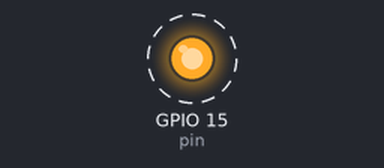
The program below on a simulated ESP32 board running MicroPython. Shown: output pins drawn as LEDs (lit = HIGH). Dashed ring = blinking. What the program prints to the serial console is not drawn.

Above: at 0.2 s.
Timing chart, 0 to 3.0 s (numbered marks = the images above):
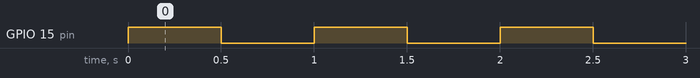

Measured:
- by itself, GPIO 15 (pin): alternates HIGH for 0.50 s and LOW for 0.50 s

The program:

blink.py
```python
from machine import Pin
from utime import sleep

pin = Pin(15, Pin.OUT)

print("LED starts flashing...")
while True:
    try:
        pin.toggle()
        sleep(0.5) # sleep 1sec
    except KeyboardInterrupt:
        break
pin.off()
print("Finished.")
```
